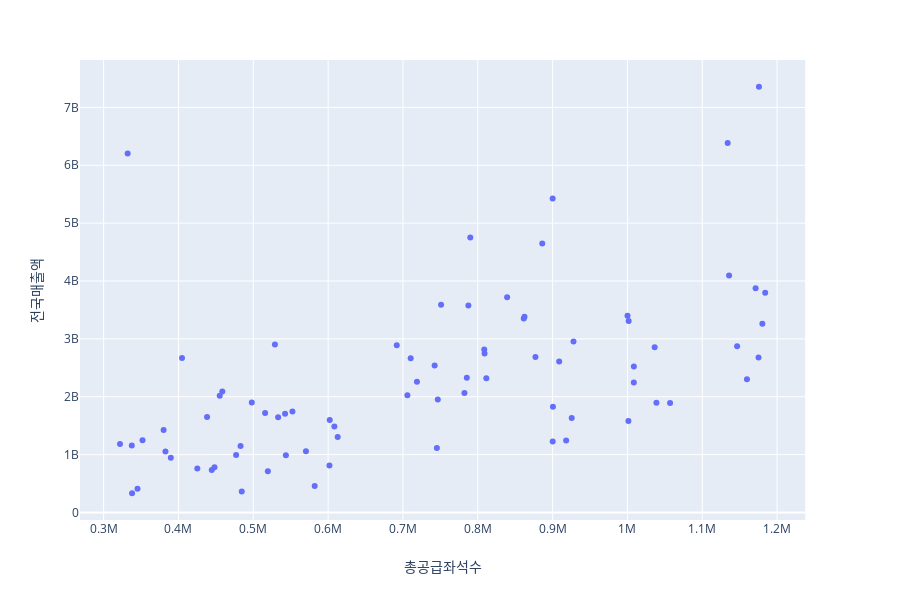

The code cell stored with this chart in its notebook:
### Code cell
px.scatter(df, x='총공급좌석수', y='전국매출액'
          , hover_name='영화명'
          )
